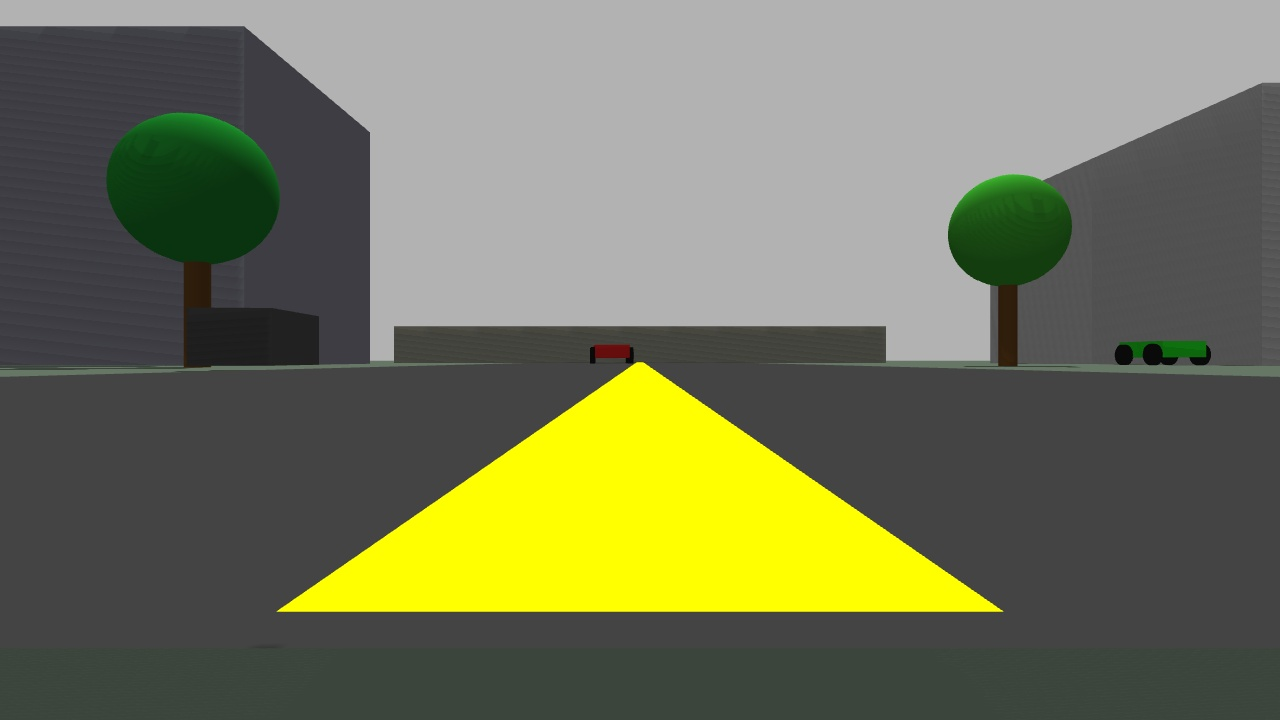
#> input picture training_data/images/frame_00010.jpg, 1280 x 720 px
$ python -i vehicle_detector.py   (imports and definitions only)
#> lines starting #> are read from the running program, lines starting #| are printed output that depends on the picture; after the words box and inside, x2 and y2 are one past the last pixel; in counts of white or black regions, pixels touching at a corner belong together
#> further down, picture is the input picture: shape (720, 1280, 3); mean B, G, R 90.1, 117.9, 115
#!/usr/bin/env python3
"""
Detect the red ground vehicle from the drone's camera feed
and draw a bounding box around it.

Uses HSV color-based detection to find the red vehicle.
This serves as a baseline before moving to neural network detection.

Usage:
    python3 scripts/vehicle_detector.py

Controls:
    q - quit
"""

from gz.msgs10.image_pb2 import Image
from gz.transport13 import Node
import cv2
import numpy as np
import time
import threading


WINDOW_NAME = "Drone Camera - Vehicle Detection"


class VehicleDetector:
    def __init__(self):
        self.latest_frame = None
        self.lock = threading.Lock()
        self.frame_count = 0

        cv2.namedWindow(WINDOW_NAME, cv2.WINDOW_NORMAL)

    # [17 lines left out: function image_cb, not called in this run]

    def detect_red_vehicle(self, frame):
        """
        Detect the red ground vehicle using HSV color filtering.
        Returns the frame with bounding box drawn and detection info.
        """
        # Convert to HSV color space
        hsv = cv2.cvtColor(frame, cv2.COLOR_BGR2HSV)
#> hsv: shape (720, 1280, 3); mean H, S, V 27.6, 40.5, 118.6

        # Red color has two ranges in HSV (wraps around 0/180)
        # Lower red range
        lower_red1 = np.array([0, 80, 80])
        upper_red1 = np.array([10, 255, 255])

        # Upper red range
        lower_red2 = np.array([160, 80, 80])
        upper_red2 = np.array([180, 255, 255])

        # Create masks for both red ranges
        mask1 = cv2.inRange(hsv, lower_red1, upper_red1)
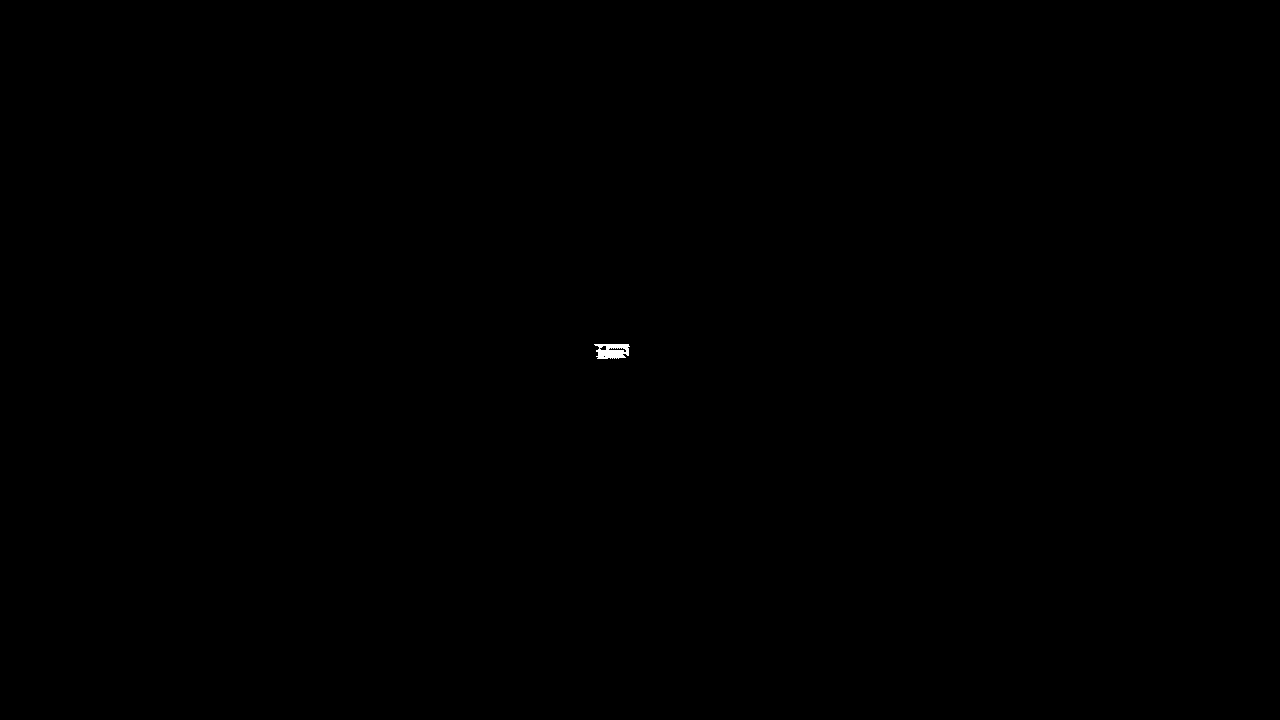
#> mask1: shape (720, 1280); 0.04% white; 1 white region, box (x1, y1, x2, y2) and area: (594, 344, 630, 359) 402
        mask2 = cv2.inRange(hsv, lower_red2, upper_red2)
#> mask2: shape (720, 1280); 0.01% white in thin lines or dots, all inside (x1, y1, x2, y2) = (595, 346, 629, 358)
        mask = cv2.bitwise_or(mask1, mask2)
#> mask: shape (720, 1280); 0.05% white; 1 white region, box (x1, y1, x2, y2) and area: (594, 344, 630, 359) 484

        # Clean up the mask
        kernel = np.ones((5, 5), np.uint8)
        mask = cv2.morphologyEx(mask, cv2.MORPH_OPEN, kernel)   # remove noise
#> mask: shape (720, 1280); 0.05% white; 1 white region, box (x1, y1, x2, y2) and area: (595, 344, 629, 359) 473
        mask = cv2.morphologyEx(mask, cv2.MORPH_CLOSE, kernel)  # fill gaps
        mask = cv2.dilate(mask, kernel, iterations=2)
#> mask: shape (720, 1280); 0.1% white; 1 white region

        # Find contours
        contours, _ = cv2.findContours(mask, cv2.RETR_EXTERNAL, cv2.CHAIN_APPROX_SIMPLE)
#> contours = 1 contour; box (x1, y1, x2, y2) and area: (591, 340, 633, 363) 867

        detected = False
        center_x = 0
        center_y = 0
        box_area = 0

        if contours:
            # Get the largest contour (most likely the vehicle)
            largest = max(contours, key=cv2.contourArea)
#> largest = contour of 13 points, box (x1, y1, x2, y2) (591, 340, 633, 363), area 867
            area = cv2.contourArea(largest)
#> area = 867

            # Only draw box if the area is large enough (filters out noise)
            if area > 200:
                detected = True
                x, y, w, h = cv2.boundingRect(largest)
#> x = 591; y = 340; w = 42; h = 23
                box_area = w * h
#> box_area = 966

                # Calculate center of bounding box
                center_x = x + w // 2
#> center_x = 612
                center_y = y + h // 2
#> center_y = 351

                # Draw bounding box (green)
                cv2.rectangle(frame, (x, y), (x + w, y + h), (0, 255, 0), 3)

                # Draw center point
                cv2.circle(frame, (center_x, center_y), 6, (0, 255, 0), -1)
#> frame: shape (720, 1280, 3); mean B, G, R 90, 118, 115

                # Draw crosshair lines from center
                cv2.line(frame, (center_x - 15, center_y), (center_x + 15, center_y), (0, 255, 0), 2)
#> frame: shape (720, 1280, 3); mean B, G, R 90, 118, 115
                cv2.line(frame, (center_x, center_y - 15), (center_x, center_y + 15), (0, 255, 0), 2)
#> frame: shape (720, 1280, 3); mean B, G, R 90, 118, 115

                # Label
                label = f"Vehicle ({w}x{h})"
#> label = 'Vehicle (42x23)'
                label_size = cv2.getTextSize(label, cv2.FONT_HERSHEY_SIMPLEX, 0.6, 2)[0]
#> label_size = (151, 14)
                cv2.rectangle(frame, (x, y - label_size[1] - 10), (x + label_size[0] + 5, y), (0, 255, 0), -1)
                cv2.putText(frame, label, (x + 2, y - 5),
                            cv2.FONT_HERSHEY_SIMPLEX, 0.6, (0, 0, 0), 2)

                # Show position offset from frame center
                frame_center_x = frame.shape[1] // 2
#> frame_center_x = 640
                frame_center_y = frame.shape[0] // 2
#> frame_center_y = 360
                offset_x = center_x - frame_center_x
#> offset_x = -28
                offset_y = center_y - frame_center_y
#> offset_y = -9

                # Draw frame center crosshair (small, gray)
                cv2.line(frame, (frame_center_x - 20, frame_center_y),
                         (frame_center_x + 20, frame_center_y), (128, 128, 128), 1)
#> frame: shape (720, 1280, 3); mean B, G, R 89.6, 118.3, 114.5
                cv2.line(frame, (frame_center_x, frame_center_y - 20),
                         (frame_center_x, frame_center_y + 20), (128, 128, 128), 1)
#> frame: shape (720, 1280, 3); mean B, G, R 89.6, 118.3, 114.5

                # Show offset info
                cv2.putText(frame, f"Offset: ({offset_x:+d}, {offset_y:+d})",
                            (10, frame.shape[0] - 20),
                            cv2.FONT_HERSHEY_SIMPLEX, 0.6, (0, 255, 0), 2)

        # Status bar at top
        status = "DETECTED" if detected else "SEARCHING..."
        status_color = (0, 255, 0) if detected else (0, 0, 255)
        cv2.putText(frame, f"Status: {status}", (10, 30),
                    cv2.FONT_HERSHEY_SIMPLEX, 0.8, status_color, 2)
        cv2.putText(frame, f"Frame: {self.frame_count}", (10, 60),
                    cv2.FONT_HERSHEY_SIMPLEX, 0.6, (255, 255, 255), 2)
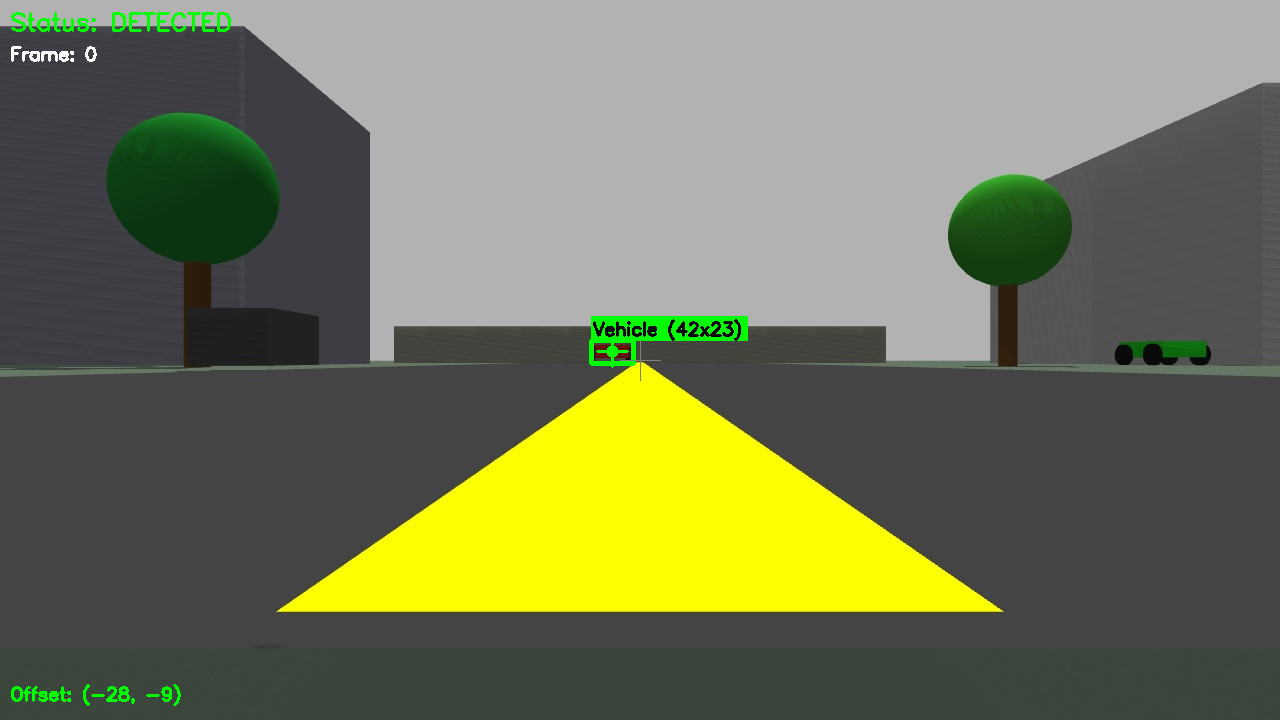
#> frame: shape (720, 1280, 3); mean B, G, R 89.4, 118.8, 114.3

        return frame, detected, center_x, center_y, box_area

    # [46 lines left out: functions get_latest_frame, main, not called in this run]


# [2 lines not run here, left out]

>>> import cv2
>>> picture = cv2.imread('../training_data/images/frame_00010.jpg')
>>> result = VehicleDetector().detect_red_vehicle(picture)
#> result = 5 items
